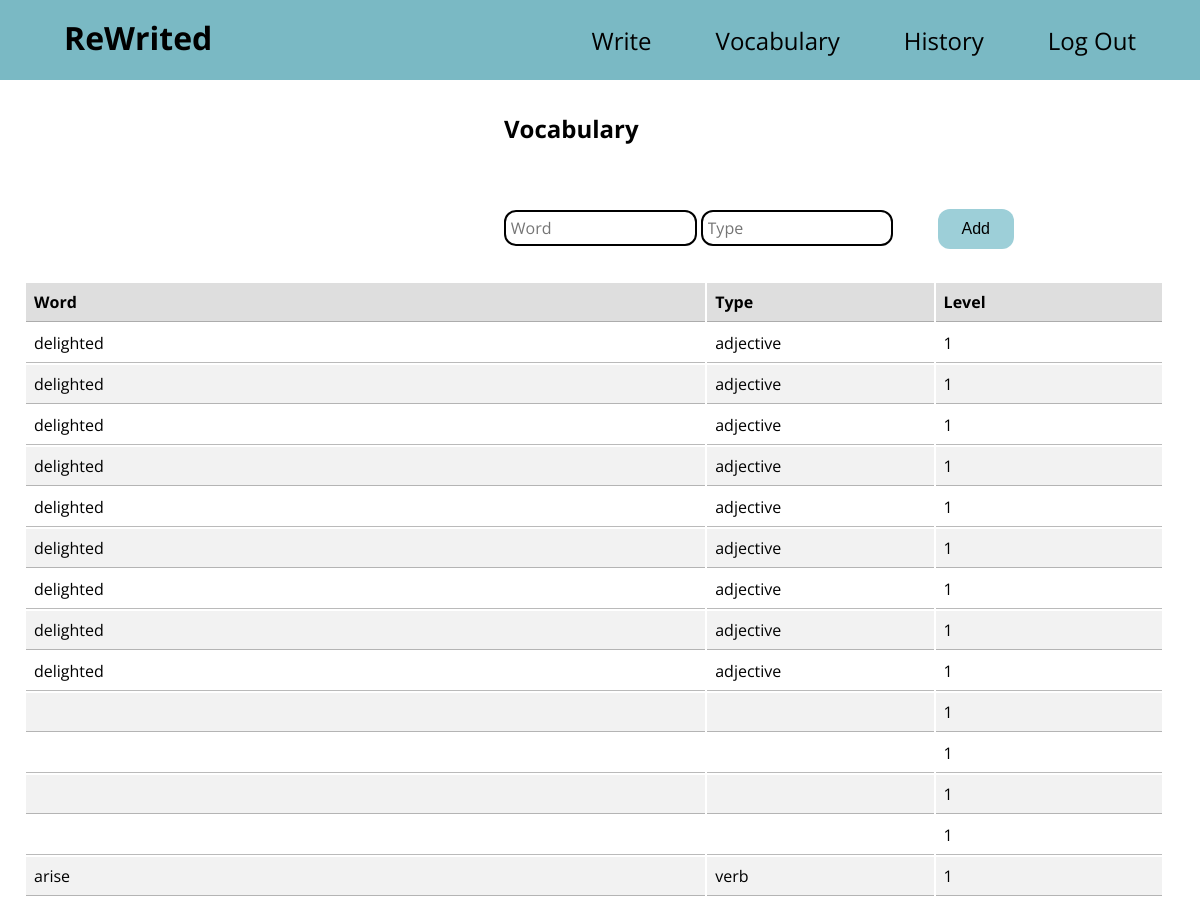
Page /vocabulary (signed in) on the committed database.
### tables this page shows
CREATE TABLE vocabulary (
    id_vocab INTEGER PRIMARY KEY AUTOINCREMENT,
    id_user INTEGER NOT NULL,
    type TEXT NOT NULL,
    word TEXT NOT NULL,
    level INTEGER NOT NULL,
    FOREIGN KEY (id_user) REFERENCES users(id_user)
);

### app.py (the view)
@app.route("/vocabulary", methods=["GET", "POST"])
def vocabulary():
    if "user_id" not in session:
        flash("You must be logged in to view this page", "error")
        return redirect("/login")
    if request.method == "POST":
        word = request.form.get("word")
        word_type = request.form.get("type")
        user = session["user_id"]
        level_row = db.execute("SELECT level FROM users WHERE id_user = ?", (user,)).fetchone()
        level = level_row[0]
        cur = db.cursor()
        cur.execute("INSERT INTO vocabulary (id_user, type, word, level) VALUES (?, ?, ?, ?)", (user, word_type, word, level))
        db.commit()
        flash("Word saved!", "success")
        return redirect("/vocabulary")
    else:
        dictionary = db.execute("SELECT * FROM vocabulary WHERE id_user = ?", (session["user_id"],)).fetchall()
        user = db.execute("SELECT * FROM users WHERE id_user = ?", (session["user_id"],)).fetchone()
        return render_template("vocabulary.html", words=dictionary, user=user)

### app.py (called while the page is built)
@app.after_request
def after_request(response):
    response.headers["Cache-Control"] = "no-cache, no-store, must-revalidate"
    response.headers["Expires"] = 0
    response.headers["Pragma"] = "no-cache"
    return response

### templates/vocabulary.html (shortened to what this page needs)
{% extends "layout.html" %}
{% block body %}
    <h2 class="center">Vocabulary</h2>
    <form class="center" action="vocabulary" method="post">
        <input class="inputField" type="text" placeholder="Word" name="word">
        <input class="inputField larger" type="text" placeholder="Type" name="type">
        <input class="button" type="submit" value="Add">
    </form>
    <table>
        <thead>
            <tr>
                <th id="tb_name">Word</th>
                <th id="tb_created">Type</th>
                <th id="tb_level">Level</th>
            </tr>
        </thead>
        <tbody>
            {% for word in words %}
                <tr>
                    <td>{{ word[3] }}</td>
                    <td>{{ word[2] }}</td>
                    <td>{{ word[4] }}</td>
                </tr>
            {% endfor %}
        </tbody>
    </table>
{% endblock %}

### templates/layout.html (shortened to what this page needs)
<!DOCTYPE html>
<html lang="en">
    <head>
        <link href="../static/styles.css" rel="stylesheet">
    </head>
    <body>
        <nav>
            {% if session["user_id"] %}
                <ul>
                    <li class="padTitle"><a href="/" class="title">ReWrited</a></li>
                    <li class="right"><a href="/logout">Log Out</a></li>
                    <li class="right"><a href="/index">History</a></li>
                    <li class="right"><a href="/vocabulary">Vocabulary</a></li>
                    <li class="right"><a href="/write">Write</a></li>
                </ul>
            {% else %}
            <ul>
                <li class="padTitle"><a href="/" class="title">ReWrited</a></li>
                <li class="right"><a href="/login">Log In</a></li>
                <li class="right"><a href="/register">Register</a></li>
            </ul>
            {% endif %}
        </nav>
        <main>
            {% block body %}
            {% endblock %}
        </main>
    </body>
</html>

### static/styles.css (style rules this page uses)
body { margin: 0; font-family: "Open Sans"; }
nav ul { list-style-type: none; margin: 0; background-color: #7ab9c4; height: 5rem; padding: 0rem 2rem; }
.right { float: right; padding: 1.5rem 2rem; }
.padTitle { float: left; padding: 1rem 2rem; }
nav ul li a { color: black; text-align: center; text-decoration: none; font-size: 1.5rem; font-family: Open Sans; }
.title { font-size: 2rem; font-weight: bold; }
.center { margin-top: 2rem; margin-left: 42%; align-content: center; }
.button { background-color: #9dcfd8; border: none; color: black; padding: 0.7rem 1.5rem; text-align: center; text-decoration: none; display: inline-block; font-size: 1rem; margin: 2rem 2.5rem; cursor: pointer; border-radius: 12px; }
.inputField { border-radius: 12px; border: 2px solid #000000; padding: 0.3rem; font-size: 1rem; font-family: "Open Sans"; margin-top: 0.3rem; }
th, td { border-bottom: 1px solid rgba(136, 136, 136, 0.577); }
tr:nth-child(even) { background-color: #f2f2f2; }
table { width: 95%; margin-left: 2%; padding-bottom: 3rem; }
table th, table td { padding: 0.5rem; text-align: left; text-decoration: none; }
#tb_name { width: 60%; }
#tb_created, #tb_level { width: 20%; }
th { background-color: #bababa78; }

### rows in the picture
vocabulary: word "delighted", type "adjective", level "1"
vocabulary: word "delighted", type "adjective", level "1"
vocabulary: word "delighted", type "adjective", level "1"
vocabulary: word "delighted", type "adjective", level "1"
vocabulary: word "delighted", type "adjective", level "1"
vocabulary: word "delighted", type "adjective", level "1"
vocabulary: word "delighted", type "adjective", level "1"
vocabulary: word "delighted", type "adjective", level "1"
vocabulary: word "delighted", type "adjective", level "1"
vocabulary: level "1"
vocabulary: level "1"
vocabulary: level "1"
vocabulary: level "1"
vocabulary: word "arise", type "verb", level "1"
